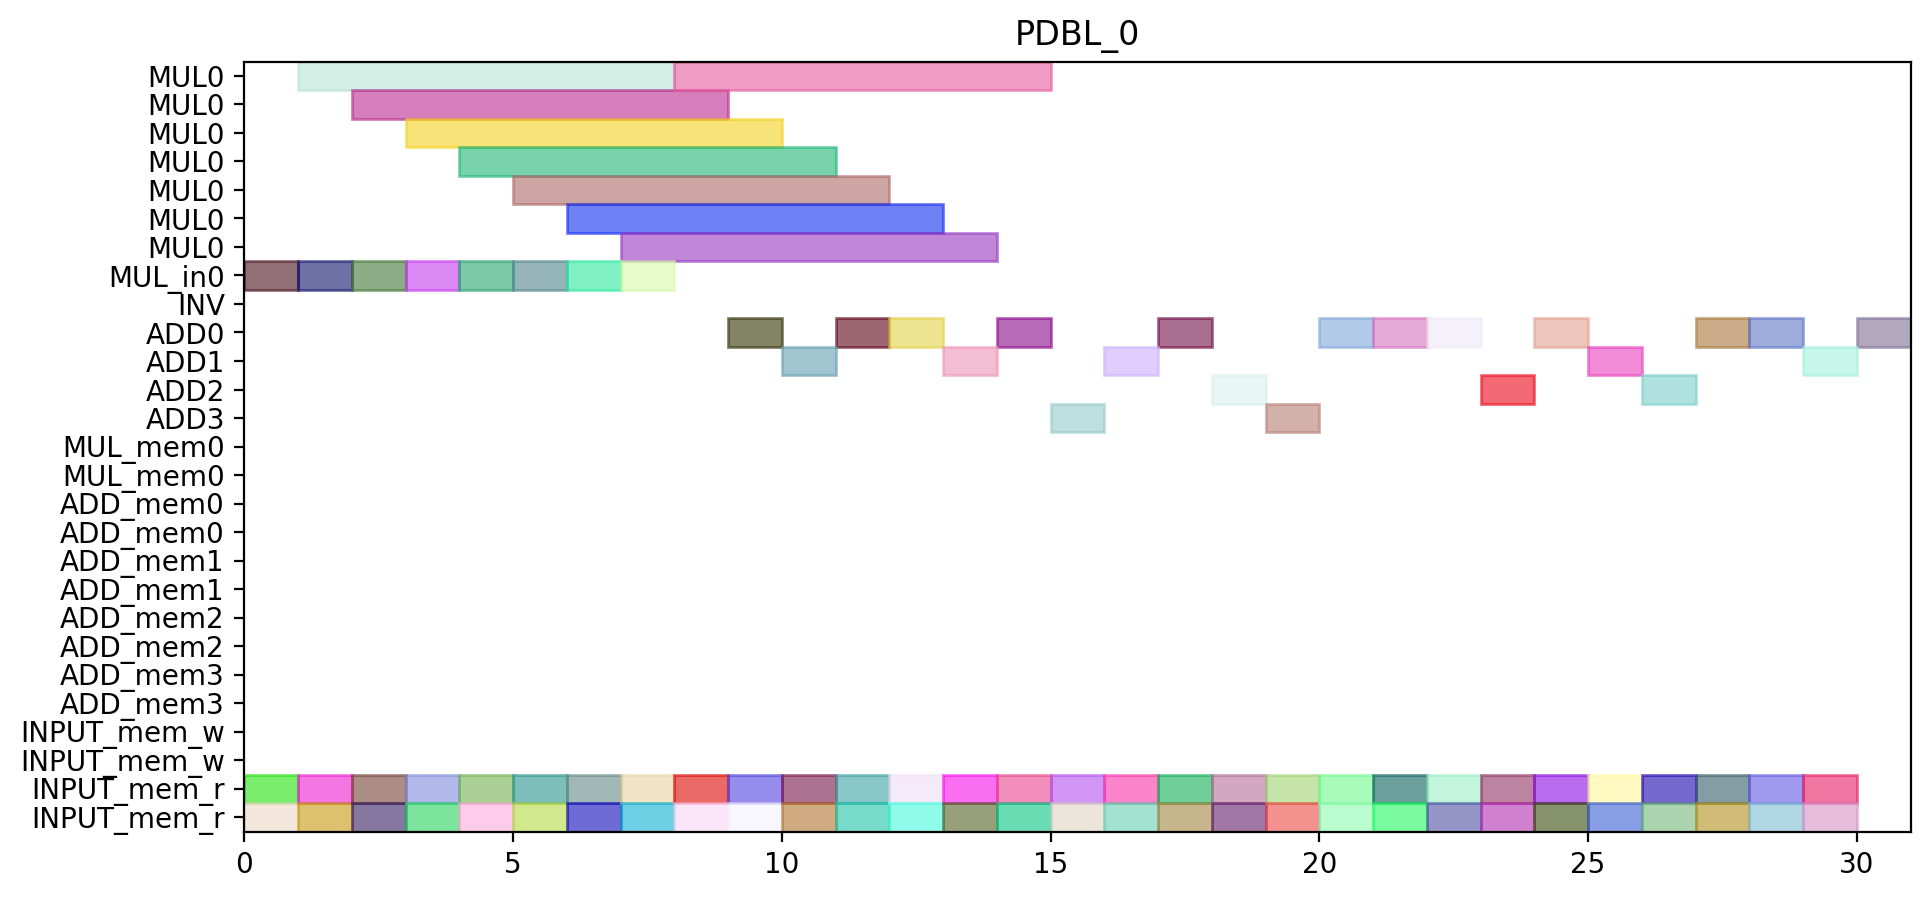

The Python source for this figure:
from pyschedule import Scenario, solvers, plotters, alt


def solve():
	horizon = 111
	S = Scenario("PDBL_0", horizon=horizon)

	# resource
	MUL = S.Resources('MUL', num=1, size=7)
	MUL_in = S.Resources('MUL_in', num=1)
	INV = S.Resource('INV')
	ADD = S.Resources('ADD', num=4, periods=range(1, horizon))
	MUL_mem = S.Resources('MUL_mem', num=1, size=2)
	ADD_mem = S.Resources('ADD_mem', num=4, size=2)
	INPUT_mem_w = S.Resource('INPUT_mem_w', size=2)
	INPUT_mem_r = S.Resource('INPUT_mem_r', size=2)

	# result of previous scheduling

	# new tasks
	t0_a1_0 = S.Task('t0_a1_0', length=1, delay_cost=1)
	t0_a1_0 += alt(ADD)

	t0_a1_0_mem0 = S.Task('t0_a1_0_mem0', length=1, delay_cost=1)
	t0_a1_0_mem0 += INPUT_mem_r
	S += t0_a1_0_mem0 <= t0_a1_0

	t0_a1_0_mem1 = S.Task('t0_a1_0_mem1', length=1, delay_cost=1)
	t0_a1_0_mem1 += INPUT_mem_r
	S += t0_a1_0_mem1 <= t0_a1_0

	t0_a1_1 = S.Task('t0_a1_1', length=1, delay_cost=1)
	t0_a1_1 += alt(ADD)

	t0_a1_1_mem0 = S.Task('t0_a1_1_mem0', length=1, delay_cost=1)
	t0_a1_1_mem0 += INPUT_mem_r
	S += t0_a1_1_mem0 <= t0_a1_1

	t0_a1_1_mem1 = S.Task('t0_a1_1_mem1', length=1, delay_cost=1)
	t0_a1_1_mem1 += INPUT_mem_r
	S += t0_a1_1_mem1 <= t0_a1_1

	t0_t10 = S.Task('t0_t10', length=1, delay_cost=1)
	t0_t10 += alt(ADD)

	t0_t10_mem0 = S.Task('t0_t10_mem0', length=1, delay_cost=1)
	t0_t10_mem0 += INPUT_mem_r
	S += t0_t10_mem0 <= t0_t10

	t0_t10_mem1 = S.Task('t0_t10_mem1', length=1, delay_cost=1)
	t0_t10_mem1 += INPUT_mem_r
	S += t0_t10_mem1 <= t0_t10

	t0_t11 = S.Task('t0_t11', length=1, delay_cost=1)
	t0_t11 += alt(ADD)

	t0_t11_mem0 = S.Task('t0_t11_mem0', length=1, delay_cost=1)
	t0_t11_mem0 += INPUT_mem_r
	S += t0_t11_mem0 <= t0_t11

	t0_t11_mem1 = S.Task('t0_t11_mem1', length=1, delay_cost=1)
	t0_t11_mem1 += INPUT_mem_r
	S += t0_t11_mem1 <= t0_t11

	t0_t3_t0_in = S.Task('t0_t3_t0_in', length=1, delay_cost=1)
	t0_t3_t0_in += alt(MUL_in)
	t0_t3_t0 = S.Task('t0_t3_t0', length=7, delay_cost=1)
	t0_t3_t0 += alt(MUL)
	S += t0_t3_t0>=t0_t3_t0_in

	t0_t3_t0_mem0 = S.Task('t0_t3_t0_mem0', length=1, delay_cost=1)
	t0_t3_t0_mem0 += INPUT_mem_r
	S += t0_t3_t0_mem0 <= t0_t3_t0

	t0_t3_t0_mem1 = S.Task('t0_t3_t0_mem1', length=1, delay_cost=1)
	t0_t3_t0_mem1 += INPUT_mem_r
	S += t0_t3_t0_mem1 <= t0_t3_t0

	t0_t3_t1_in = S.Task('t0_t3_t1_in', length=1, delay_cost=1)
	t0_t3_t1_in += alt(MUL_in)
	t0_t3_t1 = S.Task('t0_t3_t1', length=7, delay_cost=1)
	t0_t3_t1 += alt(MUL)
	S += t0_t3_t1>=t0_t3_t1_in

	t0_t3_t1_mem0 = S.Task('t0_t3_t1_mem0', length=1, delay_cost=1)
	t0_t3_t1_mem0 += INPUT_mem_r
	S += t0_t3_t1_mem0 <= t0_t3_t1

	t0_t3_t1_mem1 = S.Task('t0_t3_t1_mem1', length=1, delay_cost=1)
	t0_t3_t1_mem1 += INPUT_mem_r
	S += t0_t3_t1_mem1 <= t0_t3_t1

	t0_t3_t2 = S.Task('t0_t3_t2', length=1, delay_cost=1)
	t0_t3_t2 += alt(ADD)

	t0_t3_t2_mem0 = S.Task('t0_t3_t2_mem0', length=1, delay_cost=1)
	t0_t3_t2_mem0 += INPUT_mem_r
	S += t0_t3_t2_mem0 <= t0_t3_t2

	t0_t3_t2_mem1 = S.Task('t0_t3_t2_mem1', length=1, delay_cost=1)
	t0_t3_t2_mem1 += INPUT_mem_r
	S += t0_t3_t2_mem1 <= t0_t3_t2

	t0_t3_t3 = S.Task('t0_t3_t3', length=1, delay_cost=1)
	t0_t3_t3 += alt(ADD)

	t0_t3_t3_mem0 = S.Task('t0_t3_t3_mem0', length=1, delay_cost=1)
	t0_t3_t3_mem0 += INPUT_mem_r
	S += t0_t3_t3_mem0 <= t0_t3_t3

	t0_t3_t3_mem1 = S.Task('t0_t3_t3_mem1', length=1, delay_cost=1)
	t0_t3_t3_mem1 += INPUT_mem_r
	S += t0_t3_t3_mem1 <= t0_t3_t3

	t1_a1_0 = S.Task('t1_a1_0', length=1, delay_cost=1)
	t1_a1_0 += alt(ADD)

	t1_a1_0_mem0 = S.Task('t1_a1_0_mem0', length=1, delay_cost=1)
	t1_a1_0_mem0 += INPUT_mem_r
	S += t1_a1_0_mem0 <= t1_a1_0

	t1_a1_0_mem1 = S.Task('t1_a1_0_mem1', length=1, delay_cost=1)
	t1_a1_0_mem1 += INPUT_mem_r
	S += t1_a1_0_mem1 <= t1_a1_0

	t1_a1_1 = S.Task('t1_a1_1', length=1, delay_cost=1)
	t1_a1_1 += alt(ADD)

	t1_a1_1_mem0 = S.Task('t1_a1_1_mem0', length=1, delay_cost=1)
	t1_a1_1_mem0 += INPUT_mem_r
	S += t1_a1_1_mem0 <= t1_a1_1

	t1_a1_1_mem1 = S.Task('t1_a1_1_mem1', length=1, delay_cost=1)
	t1_a1_1_mem1 += INPUT_mem_r
	S += t1_a1_1_mem1 <= t1_a1_1

	t1_t10 = S.Task('t1_t10', length=1, delay_cost=1)
	t1_t10 += alt(ADD)

	t1_t10_mem0 = S.Task('t1_t10_mem0', length=1, delay_cost=1)
	t1_t10_mem0 += INPUT_mem_r
	S += t1_t10_mem0 <= t1_t10

	t1_t10_mem1 = S.Task('t1_t10_mem1', length=1, delay_cost=1)
	t1_t10_mem1 += INPUT_mem_r
	S += t1_t10_mem1 <= t1_t10

	t1_t11 = S.Task('t1_t11', length=1, delay_cost=1)
	t1_t11 += alt(ADD)

	t1_t11_mem0 = S.Task('t1_t11_mem0', length=1, delay_cost=1)
	t1_t11_mem0 += INPUT_mem_r
	S += t1_t11_mem0 <= t1_t11

	t1_t11_mem1 = S.Task('t1_t11_mem1', length=1, delay_cost=1)
	t1_t11_mem1 += INPUT_mem_r
	S += t1_t11_mem1 <= t1_t11

	t1_t3_t0_in = S.Task('t1_t3_t0_in', length=1, delay_cost=1)
	t1_t3_t0_in += alt(MUL_in)
	t1_t3_t0 = S.Task('t1_t3_t0', length=7, delay_cost=1)
	t1_t3_t0 += alt(MUL)
	S += t1_t3_t0>=t1_t3_t0_in

	t1_t3_t0_mem0 = S.Task('t1_t3_t0_mem0', length=1, delay_cost=1)
	t1_t3_t0_mem0 += INPUT_mem_r
	S += t1_t3_t0_mem0 <= t1_t3_t0

	t1_t3_t0_mem1 = S.Task('t1_t3_t0_mem1', length=1, delay_cost=1)
	t1_t3_t0_mem1 += INPUT_mem_r
	S += t1_t3_t0_mem1 <= t1_t3_t0

	t1_t3_t1_in = S.Task('t1_t3_t1_in', length=1, delay_cost=1)
	t1_t3_t1_in += alt(MUL_in)
	t1_t3_t1 = S.Task('t1_t3_t1', length=7, delay_cost=1)
	t1_t3_t1 += alt(MUL)
	S += t1_t3_t1>=t1_t3_t1_in

	t1_t3_t1_mem0 = S.Task('t1_t3_t1_mem0', length=1, delay_cost=1)
	t1_t3_t1_mem0 += INPUT_mem_r
	S += t1_t3_t1_mem0 <= t1_t3_t1

	t1_t3_t1_mem1 = S.Task('t1_t3_t1_mem1', length=1, delay_cost=1)
	t1_t3_t1_mem1 += INPUT_mem_r
	S += t1_t3_t1_mem1 <= t1_t3_t1

	t1_t3_t2 = S.Task('t1_t3_t2', length=1, delay_cost=1)
	t1_t3_t2 += alt(ADD)

	t1_t3_t2_mem0 = S.Task('t1_t3_t2_mem0', length=1, delay_cost=1)
	t1_t3_t2_mem0 += INPUT_mem_r
	S += t1_t3_t2_mem0 <= t1_t3_t2

	t1_t3_t2_mem1 = S.Task('t1_t3_t2_mem1', length=1, delay_cost=1)
	t1_t3_t2_mem1 += INPUT_mem_r
	S += t1_t3_t2_mem1 <= t1_t3_t2

	t1_t3_t3 = S.Task('t1_t3_t3', length=1, delay_cost=1)
	t1_t3_t3 += alt(ADD)

	t1_t3_t3_mem0 = S.Task('t1_t3_t3_mem0', length=1, delay_cost=1)
	t1_t3_t3_mem0 += INPUT_mem_r
	S += t1_t3_t3_mem0 <= t1_t3_t3

	t1_t3_t3_mem1 = S.Task('t1_t3_t3_mem1', length=1, delay_cost=1)
	t1_t3_t3_mem1 += INPUT_mem_r
	S += t1_t3_t3_mem1 <= t1_t3_t3

	t2_t0_t2 = S.Task('t2_t0_t2', length=1, delay_cost=1)
	t2_t0_t2 += alt(ADD)

	t2_t0_t2_mem0 = S.Task('t2_t0_t2_mem0', length=1, delay_cost=1)
	t2_t0_t2_mem0 += INPUT_mem_r
	S += t2_t0_t2_mem0 <= t2_t0_t2

	t2_t0_t2_mem1 = S.Task('t2_t0_t2_mem1', length=1, delay_cost=1)
	t2_t0_t2_mem1 += INPUT_mem_r
	S += t2_t0_t2_mem1 <= t2_t0_t2

	t2_t1_t2 = S.Task('t2_t1_t2', length=1, delay_cost=1)
	t2_t1_t2 += alt(ADD)

	t2_t1_t2_mem0 = S.Task('t2_t1_t2_mem0', length=1, delay_cost=1)
	t2_t1_t2_mem0 += INPUT_mem_r
	S += t2_t1_t2_mem0 <= t2_t1_t2

	t2_t1_t2_mem1 = S.Task('t2_t1_t2_mem1', length=1, delay_cost=1)
	t2_t1_t2_mem1 += INPUT_mem_r
	S += t2_t1_t2_mem1 <= t2_t1_t2

	t2_t20 = S.Task('t2_t20', length=1, delay_cost=1)
	t2_t20 += alt(ADD)

	t2_t20_mem0 = S.Task('t2_t20_mem0', length=1, delay_cost=1)
	t2_t20_mem0 += INPUT_mem_r
	S += t2_t20_mem0 <= t2_t20

	t2_t20_mem1 = S.Task('t2_t20_mem1', length=1, delay_cost=1)
	t2_t20_mem1 += INPUT_mem_r
	S += t2_t20_mem1 <= t2_t20

	t2_t21 = S.Task('t2_t21', length=1, delay_cost=1)
	t2_t21 += alt(ADD)

	t2_t21_mem0 = S.Task('t2_t21_mem0', length=1, delay_cost=1)
	t2_t21_mem0 += INPUT_mem_r
	S += t2_t21_mem0 <= t2_t21

	t2_t21_mem1 = S.Task('t2_t21_mem1', length=1, delay_cost=1)
	t2_t21_mem1 += INPUT_mem_r
	S += t2_t21_mem1 <= t2_t21

	t5_t0_t0_in = S.Task('t5_t0_t0_in', length=1, delay_cost=1)
	t5_t0_t0_in += alt(MUL_in)
	t5_t0_t0 = S.Task('t5_t0_t0', length=7, delay_cost=1)
	t5_t0_t0 += alt(MUL)
	S += t5_t0_t0>=t5_t0_t0_in

	t5_t0_t0_mem0 = S.Task('t5_t0_t0_mem0', length=1, delay_cost=1)
	t5_t0_t0_mem0 += INPUT_mem_r
	S += t5_t0_t0_mem0 <= t5_t0_t0

	t5_t0_t0_mem1 = S.Task('t5_t0_t0_mem1', length=1, delay_cost=1)
	t5_t0_t0_mem1 += INPUT_mem_r
	S += t5_t0_t0_mem1 <= t5_t0_t0

	t5_t0_t1_in = S.Task('t5_t0_t1_in', length=1, delay_cost=1)
	t5_t0_t1_in += alt(MUL_in)
	t5_t0_t1 = S.Task('t5_t0_t1', length=7, delay_cost=1)
	t5_t0_t1 += alt(MUL)
	S += t5_t0_t1>=t5_t0_t1_in

	t5_t0_t1_mem0 = S.Task('t5_t0_t1_mem0', length=1, delay_cost=1)
	t5_t0_t1_mem0 += INPUT_mem_r
	S += t5_t0_t1_mem0 <= t5_t0_t1

	t5_t0_t1_mem1 = S.Task('t5_t0_t1_mem1', length=1, delay_cost=1)
	t5_t0_t1_mem1 += INPUT_mem_r
	S += t5_t0_t1_mem1 <= t5_t0_t1

	t5_t0_t2 = S.Task('t5_t0_t2', length=1, delay_cost=1)
	t5_t0_t2 += alt(ADD)

	t5_t0_t2_mem0 = S.Task('t5_t0_t2_mem0', length=1, delay_cost=1)
	t5_t0_t2_mem0 += INPUT_mem_r
	S += t5_t0_t2_mem0 <= t5_t0_t2

	t5_t0_t2_mem1 = S.Task('t5_t0_t2_mem1', length=1, delay_cost=1)
	t5_t0_t2_mem1 += INPUT_mem_r
	S += t5_t0_t2_mem1 <= t5_t0_t2

	t5_t0_t3 = S.Task('t5_t0_t3', length=1, delay_cost=1)
	t5_t0_t3 += alt(ADD)

	t5_t0_t3_mem0 = S.Task('t5_t0_t3_mem0', length=1, delay_cost=1)
	t5_t0_t3_mem0 += INPUT_mem_r
	S += t5_t0_t3_mem0 <= t5_t0_t3

	t5_t0_t3_mem1 = S.Task('t5_t0_t3_mem1', length=1, delay_cost=1)
	t5_t0_t3_mem1 += INPUT_mem_r
	S += t5_t0_t3_mem1 <= t5_t0_t3

	t5_t1_t0_in = S.Task('t5_t1_t0_in', length=1, delay_cost=1)
	t5_t1_t0_in += alt(MUL_in)
	t5_t1_t0 = S.Task('t5_t1_t0', length=7, delay_cost=1)
	t5_t1_t0 += alt(MUL)
	S += t5_t1_t0>=t5_t1_t0_in

	t5_t1_t0_mem0 = S.Task('t5_t1_t0_mem0', length=1, delay_cost=1)
	t5_t1_t0_mem0 += INPUT_mem_r
	S += t5_t1_t0_mem0 <= t5_t1_t0

	t5_t1_t0_mem1 = S.Task('t5_t1_t0_mem1', length=1, delay_cost=1)
	t5_t1_t0_mem1 += INPUT_mem_r
	S += t5_t1_t0_mem1 <= t5_t1_t0

	t5_t1_t1_in = S.Task('t5_t1_t1_in', length=1, delay_cost=1)
	t5_t1_t1_in += alt(MUL_in)
	t5_t1_t1 = S.Task('t5_t1_t1', length=7, delay_cost=1)
	t5_t1_t1 += alt(MUL)
	S += t5_t1_t1>=t5_t1_t1_in

	t5_t1_t1_mem0 = S.Task('t5_t1_t1_mem0', length=1, delay_cost=1)
	t5_t1_t1_mem0 += INPUT_mem_r
	S += t5_t1_t1_mem0 <= t5_t1_t1

	t5_t1_t1_mem1 = S.Task('t5_t1_t1_mem1', length=1, delay_cost=1)
	t5_t1_t1_mem1 += INPUT_mem_r
	S += t5_t1_t1_mem1 <= t5_t1_t1

	t5_t1_t2 = S.Task('t5_t1_t2', length=1, delay_cost=1)
	t5_t1_t2 += alt(ADD)

	t5_t1_t2_mem0 = S.Task('t5_t1_t2_mem0', length=1, delay_cost=1)
	t5_t1_t2_mem0 += INPUT_mem_r
	S += t5_t1_t2_mem0 <= t5_t1_t2

	t5_t1_t2_mem1 = S.Task('t5_t1_t2_mem1', length=1, delay_cost=1)
	t5_t1_t2_mem1 += INPUT_mem_r
	S += t5_t1_t2_mem1 <= t5_t1_t2

	t5_t1_t3 = S.Task('t5_t1_t3', length=1, delay_cost=1)
	t5_t1_t3 += alt(ADD)

	t5_t1_t3_mem0 = S.Task('t5_t1_t3_mem0', length=1, delay_cost=1)
	t5_t1_t3_mem0 += INPUT_mem_r
	S += t5_t1_t3_mem0 <= t5_t1_t3

	t5_t1_t3_mem1 = S.Task('t5_t1_t3_mem1', length=1, delay_cost=1)
	t5_t1_t3_mem1 += INPUT_mem_r
	S += t5_t1_t3_mem1 <= t5_t1_t3

	t5_t20 = S.Task('t5_t20', length=1, delay_cost=1)
	t5_t20 += alt(ADD)

	t5_t20_mem0 = S.Task('t5_t20_mem0', length=1, delay_cost=1)
	t5_t20_mem0 += INPUT_mem_r
	S += t5_t20_mem0 <= t5_t20

	t5_t20_mem1 = S.Task('t5_t20_mem1', length=1, delay_cost=1)
	t5_t20_mem1 += INPUT_mem_r
	S += t5_t20_mem1 <= t5_t20

	t5_t21 = S.Task('t5_t21', length=1, delay_cost=1)
	t5_t21 += alt(ADD)

	t5_t21_mem0 = S.Task('t5_t21_mem0', length=1, delay_cost=1)
	t5_t21_mem0 += INPUT_mem_r
	S += t5_t21_mem0 <= t5_t21

	t5_t21_mem1 = S.Task('t5_t21_mem1', length=1, delay_cost=1)
	t5_t21_mem1 += INPUT_mem_r
	S += t5_t21_mem1 <= t5_t21

	solvers.mip.solve(S,msg=1,kind='CPLEX',ratio_gap=1.01)

	solution = [['hoge']*len(S.solution()[1]) for i in range(len(S.solution()))]
	for i in range(len(S.solution())):
		for j in range(len(S.solution()[i])):
			solution[i][j]=str(S.solution()[i][j])
	print(solution)

	cycles = int(solution[-1][3])

	pic_file_name = "/mnt/rose/usr1/fukuda/pairing_automation_design2/bls24-1032/scheduling/PDBL_mul1_add4/PDBL_0.png"
	if(S.solution() != []):
		plotters.matplotlib.plot(S,img_filename=pic_file_name, vertical_text=True, fig_size=(cycles*0.25+3, 5), show_task_labels=False)

	return solution
